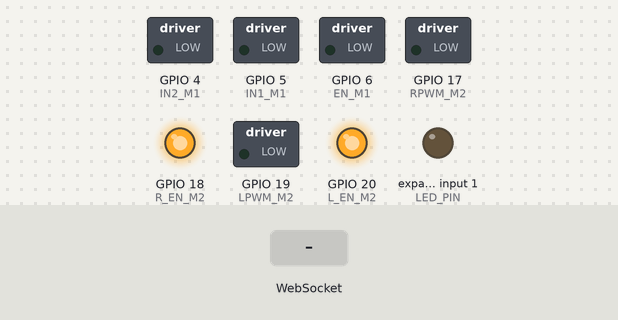
Recording of a sketch running on a simulated ESP32-S3. Parts: switched loads named in the sketch (green lamp = pin HIGH), output pins drawn as LEDs (lit = HIGH). Inputs (shaded band) come from the test bench. What the sketch prints to the serial monitor is not drawn.

Above: at 1.2 s.
1.3 s: WebSocket text "F" received
Timing chart, 0 to 4.3 s (numbered marks = the images above; inputs shaded):
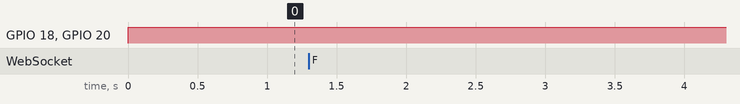

The sketch:

sketch_may28a.ino
```cpp
#include <stdio.h>
#include <freertos/FreeRTOS.h>
#include <freertos/task.h>
#include <freertos/semphr.h>
#include <WiFi.h>
#include <WebServer.h>
#include <WebSocketsServer.h>
#include <ArduinoOTA.h>

// ==========================================
// CONFIGURAÇÕES GERAIS E PINOS
// ==========================================
#define LED_PIN 97

// --- Pinos Motor 1 (Esquerda) - L298N ---
#define IN1_M1 5
#define IN2_M1 4
#define EN_M1 6

// --- Pinos Motor 2 (Direita) - BTS7960 ---
#define RPWM_M2 17
#define LPWM_M2 19
#define R_EN_M2 18
#define L_EN_M2 20

// Parâmetros Físicos e PWM
const float WHEEL_BASE = 0.2125; // metros
const float MAX_SPEED = 0.3;
const uint32_t PWM_FREQ = 2000;
const uint8_t PWM_RES = 11;
const float MAX_PWM = 1605.0;
const float MIN_PWM = 480.0;
const unsigned long WATCHDOG_TIMEOUT_MS = 500;

// Matriz de Calibração dos Motores
const float CALIB_00 = 1.00;
const float CALIB_01 = 0.00;
const float CALIB_10 = 0.00;
const float CALIB_11 = 0.95;

// ==========================================
// MEMÓRIA COMPARTILHADA (MUTEX)
// ==========================================
struct RobotCommand {
  float v;
  float w;
  unsigned long last_update;
};

RobotCommand sharedCmd = {0.0, 0.0, 0};
SemaphoreHandle_t xMutexData = NULL;

int calculate_pwm_with_deadband(float target_velocity) {
  float abs_vel = abs(target_velocity);
  if (abs_vel < 0.01) return 0;
  if (abs_vel > MAX_SPEED) abs_vel = MAX_SPEED;
  return (int)(MIN_PWM + (abs_vel / MAX_SPEED) * (MAX_PWM - MIN_PWM));
}

// ==========================================
// TAREFA 1: Controle de Hardware (Core 1)
// ==========================================
void Task_Control(void *pvParameters) {
  Serial0.begin(115200);
  Serial0.println(">> [CORE 1] Hardware Iniciado");

  pinMode(LED_PIN, OUTPUT);

  // Setup Motor 1 (L298N)
  pinMode(IN1_M1, OUTPUT);
  pinMode(IN2_M1, OUTPUT);
  ledcAttach(EN_M1, PWM_FREQ, PWM_RES);
  digitalWrite(IN1_M1, LOW);
  digitalWrite(IN2_M1, LOW);
  ledcWrite(EN_M1, 0);

  // Setup Motor 2 (BTS7960)
  pinMode(R_EN_M2, OUTPUT);
  pinMode(L_EN_M2, OUTPUT);
  digitalWrite(R_EN_M2, HIGH); // Ativa o driver
  digitalWrite(L_EN_M2, HIGH); // Ativa o driver
  ledcAttach(RPWM_M2, PWM_FREQ, PWM_RES);
  ledcAttach(LPWM_M2, PWM_FREQ, PWM_RES);
  ledcWrite(RPWM_M2, 0);
  ledcWrite(LPWM_M2, 0);

  float v_local = 0.0, w_local = 0.0;
  unsigned long time_local = 0;

  while (1) {
    if (xSemaphoreTake(xMutexData, portMAX_DELAY) == pdTRUE) {
      v_local = sharedCmd.v;
      w_local = sharedCmd.w;
      time_local = sharedCmd.last_update;
      xSemaphoreGive(xMutexData);
    }

    // WATCHDOG: Desliga tudo se perder comunicação
    if ((millis() - time_local) > WATCHDOG_TIMEOUT_MS) {
      ledcWrite(EN_M1, 0);
      ledcWrite(RPWM_M2, 0);
      ledcWrite(LPWM_M2, 0);
      digitalWrite(IN1_M1, LOW);
      digitalWrite(IN2_M1, LOW);
      digitalWrite(LED_PIN, LOW);
    }
    else {
      digitalWrite(LED_PIN, (v_local == 0 && w_local == 0) ? LOW : HIGH);

      float v_left_raw = v_local - (w_local * WHEEL_BASE / 2.0);
      float v_right_raw = v_local + (w_local * WHEEL_BASE / 2.0);

      // Aplica a Matriz de Calibração
      float v_left = (v_left_raw * CALIB_00) + (v_right_raw * CALIB_01);
      float v_right = (v_left_raw * CALIB_10) + (v_right_raw * CALIB_11);

      int pwm_left = calculate_pwm_with_deadband(v_left);
      int pwm_right = calculate_pwm_with_deadband(v_right);

      // Controle Motor 1 (Esquerda) - L298N
      if (v_left > 0) {
        digitalWrite(IN1_M1, HIGH);
        digitalWrite(IN2_M1, LOW);
      }
      else if (v_left < 0) {
        digitalWrite(IN1_M1, LOW);
        digitalWrite(IN2_M1, HIGH);
      }
      else {
        digitalWrite(IN1_M1, LOW);
        digitalWrite(IN2_M1, LOW);
      }
      ledcWrite(EN_M1, pwm_left);

      // Controle Motor 2 (Direita) - BTS7960
      if (v_right > 0) {
        ledcWrite(LPWM_M2, 0);
        ledcWrite(RPWM_M2, pwm_right);
      }
      else if (v_right < 0) {
        ledcWrite(RPWM_M2, 0);
        ledcWrite(LPWM_M2, pwm_right);
      }
      else {
        ledcWrite(RPWM_M2, 0);
        ledcWrite(LPWM_M2, 0);
      }
    }
    vTaskDelay(pdMS_TO_TICKS(20));
  }
}

// ==========================================
// PÁGINA HTML (COM WEBSOCKETS NO JAVASCRIPT)
// ==========================================
const char* html_page = R"rawliteral(
<!DOCTYPE html>
<html>
<head>
  <meta charset="UTF-8">
  <meta name="viewport" content="width=device-width, initial-scale=1, maximum-scale=1, user-scalable=no">
  <title>Controle do Robô</title>
  <style>
    body {
      display: flex;
      flex-direction: column;
      align-items: center;
      background-color: #222;
      color: white;
      font-family: sans-serif;
      user-select: none;
      margin: 0;
      padding-top: 20px;
    }
    .status { font-weight: bold; margin-bottom: 20px; font-size: 18px; }
    .status.on { color: #0f0; }
    .status.off { color: #f00; }

    .dpad {
      display: grid;
      grid-template-columns: 110px 110px 110px;
      grid-template-rows: 110px 110px 110px;
      gap: 15px;
      margin-top: 10px;
    }
    .btn {
      background-color: #444;
      border: 3px solid #888;
      display: flex;
      justify-content: center;
      align-items: center;
      font-size: 50px;
      font-weight: bold;
      cursor: pointer;
      transition: background-color 0.1s;
    }
    .btn:active { background-color: #00ff00; color: #000; }

    .up { grid-column: 2; grid-row: 1; border-radius: 20px 20px 8px 8px; }
    .down { grid-column: 2; grid-row: 3; border-radius: 8px 8px 20px 20px; }
    .left { grid-column: 1; grid-row: 2; border-radius: 20px 8px 8px 20px; }
    .right { grid-column: 3; grid-row: 2; border-radius: 8px 20px 20px 8px; }
    .center { grid-column: 2; grid-row: 2; border-radius: 50%; background-color: #cc0000; font-size: 22px; border-color: #ff4444; }
    .center:active { background-color: #ff0000; color: white; }

    .slider-container { margin-top: 50px; width: 90%; max-width: 350px; text-align: center; font-size: 20px; }
    input[type=range] { width: 100%; height: 40px; }
  </style>
</head>
<body>
  <h2>Robô Esteira</h2>
  <div id="connStatus" class="status off">Conectando...</div>

  <div class="dpad">
    <div class="btn up" onmousedown="cmd('F')" onmouseup="cmd('P')" onmouseleave="cmd('P')" ontouchstart="cmd('F')" ontouchend="cmd('P')">⬆</div>
    <div class="btn left" onmousedown="cmd('E')" onmouseup="cmd('P')" onmouseleave="cmd('P')" ontouchstart="cmd('E')" ontouchend="cmd('P')">⬅</div>
    <div class="btn center" onclick="cmd('P')">STOP</div>
    <div class="btn right" onmousedown="cmd('D')" onmouseup="cmd('P')" onmouseleave="cmd('P')" ontouchstart="cmd('D')" ontouchend="cmd('P')">➡</div>
    <div class="btn down" onmousedown="cmd('T')" onmouseup="cmd('P')" onmouseleave="cmd('P')" ontouchstart="cmd('T')" ontouchend="cmd('P')">⬇</div>
  </div>

  <div class="slider-container">
    <label>Velocidade Máxima: <span id="spd_val">50</span>%</label>
    <br><br>
    <input type="range" id="speed" min="10" max="100" value="50" oninput="document.getElementById('spd_val').innerText = this.value">
  </div>

  <script>
    var gateway = `ws://${window.location.hostname}:81/`;
    var websocket;
    var timer;
    var currentDir = 'P';

    window.addEventListener('load', onLoad);
    function onLoad(event) { initWebSocket(); }

    function initWebSocket() {
      websocket = new WebSocket(gateway);
      websocket.onopen    = onOpen;
      websocket.onclose   = onClose;
    }

    function onOpen(event) {
      let statusTxt = document.getElementById('connStatus');
      statusTxt.innerText = "ONLINE";
      statusTxt.className = "status on";
    }

    function onClose(event) {
      let statusTxt = document.getElementById('connStatus');
      statusTxt.innerText = "OFFLINE - Reconectando...";
      statusTxt.className = "status off";
      setTimeout(initWebSocket, 2000);
    }

    function cmd(dir) {
      clearInterval(timer);
      currentDir = dir;

      if (dir === 'P') {
        enviar('P');
      } else {
        enviar(dir);
        timer = setInterval(function() { enviar(currentDir); }, 100);
      }
    }

    function enviar(dir) {
      if (websocket && websocket.readyState == 1) {
        var s = document.getElementById('speed').value / 100.0;
        websocket.send(dir + "," + s);
      }
    }
  </script>
</body>
</html>
)rawliteral";

// ==========================================
// SERVIDOR WEB (Porta 80) e WEBSOCKET (Porta 81)
// ==========================================
WebServer server(80);
WebSocketsServer webSocket = WebSocketsServer(81);

void webSocketEvent(uint8_t num, WStype_t type, uint8_t * payload, size_t length) {
  switch(type) {
    case WStype_DISCONNECTED:
      Serial0.printf(">> [WS] Desconectado! ID: %u\n", num);
      if (xSemaphoreTake(xMutexData, pdMS_TO_TICKS(5)) == pdTRUE) {
        sharedCmd.v = 0; sharedCmd.w = 0;
        xSemaphoreGive(xMutexData);
      }
      break;

    case WStype_CONNECTED: {
      IPAddress ip = webSocket.remoteIP(num);
      Serial0.printf(">> [WS] Conectado! ID: %u IP: %d.%d.%d.%d\n", num, ip[0], ip[1], ip[2], ip[3]);
      break;
    }

    case WStype_TEXT: {
      String msg((char*)payload, length);
      int commaIndex = msg.indexOf(',');

      if (msg == "P") {
        if (xSemaphoreTake(xMutexData, pdMS_TO_TICKS(5)) == pdTRUE) {
          sharedCmd.v = 0; sharedCmd.w = 0;
          sharedCmd.last_update = millis();
          xSemaphoreGive(xMutexData);
        }
      }
      else if (commaIndex > 0) {
        String dir = msg.substring(0, commaIndex);
        float speed = msg.substring(commaIndex + 1).toFloat();

        float target_v = 0.0, target_w = 0.0;

        // Fator de conversão para garantir torque suficiente na rotação
        float angular_multiplier = 2.0 / WHEEL_BASE;

        if (dir == "F") target_v = speed;
        else if (dir == "T") target_v = -speed;
        else if (dir == "E") target_w = speed * angular_multiplier;
        else if (dir == "D") target_w = -speed * angular_multiplier;

        if (xSemaphoreTake(xMutexData, pdMS_TO_TICKS(5)) == pdTRUE) {
          sharedCmd.v = target_v;
          sharedCmd.w = target_w;
          sharedCmd.last_update = millis();
          xSemaphoreGive(xMutexData);
        }
      }
      break;
    }
  }
}

void Task_WebServer(void *pvParameters) {
 // Configura o ESP32 para criar a própria rede (Access Point)
  WiFi.mode(WIFI_AP);
  WiFi.softAP("Robo_Autobotz", "12345678"); // Você pode mudar o nome da rede e a senha aqui
  WiFi.setSleep(false);

  Serial0.println();
  Serial0.println(">> [WEB] Ponto de acesso Wi-Fi criado!");
  Serial0.print(">> [WEB] IP para acessar no navegador: http://");
  Serial0.println(WiFi.softAPIP());

  server.on("/", HTTP_GET, []() {
    server.send(200, "text/html", html_page);
  });
  server.begin();

  webSocket.begin();
  webSocket.onEvent(webSocketEvent);

  // ==========================================
  // CONFIGURAÇÃO DO OTA
  // ==========================================
  ArduinoOTA.setHostname("autobotz");
  ArduinoOTA.setPassword("12345678");

  ArduinoOTA.onStart([]() {
    Serial0.println("\n>> [OTA] Iniciando Atualizacao via Rede...");

    if (xSemaphoreTake(xMutexData, pdMS_TO_TICKS(10)) == pdTRUE) {
        sharedCmd.v = 0; sharedCmd.w = 0;
        xSemaphoreGive(xMutexData);
    }

    // SEGURANÇA: Corta os motores físicos no L298N e no BTS7960
    ledcWrite(EN_M1, 0);
    ledcWrite(RPWM_M2, 0);
    ledcWrite(LPWM_M2, 0);
    digitalWrite(IN1_M1, LOW);
    digitalWrite(IN2_M1, LOW);
  });

  ArduinoOTA.onEnd([]() {
    Serial0.println("\n>> [OTA] Atualizacao Concluida! Reiniciando...");
  });

  ArduinoOTA.onProgress([](unsigned int progress, unsigned int total) {
    Serial0.printf(">> [OTA] Progresso: %u%%\r", (progress / (total / 100)));
  });

  ArduinoOTA.begin();

  while (1) {
    server.handleClient();
    webSocket.loop();
    ArduinoOTA.handle();
    vTaskDelay(pdMS_TO_TICKS(2));
  }
}

// ==========================================
// SETUP INICIAL
// ==========================================
void setup() {
  xMutexData = xSemaphoreCreateMutex();

  if (xMutexData != NULL) {
    xTaskCreatePinnedToCore(Task_Control, "Controle_HW", 4096, NULL, 2, NULL, 1);
    xTaskCreatePinnedToCore(Task_WebServer, "Web_Server", 4096, NULL, 1, NULL, 0);
  }
}

void loop() {
  vTaskDelete(NULL);
}
```

Measured:
- after the input at 1.3 s, every drawn part: stays the same
